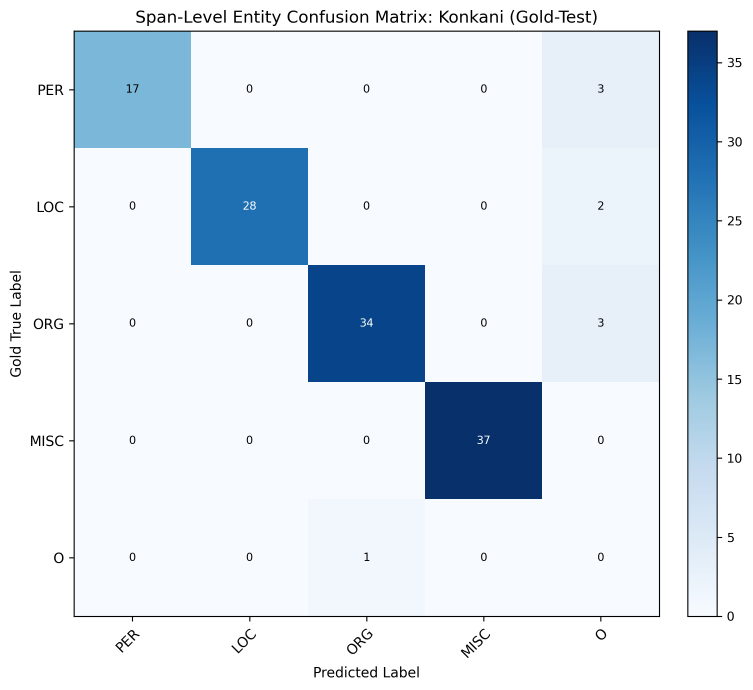
#> input picture reports/phase14_confusion_matrices/konkani_entity_matrix.png, 2257 x 2070 px, found by its file name (shown at 1/3 size)
$ python generate_publication_figures.py
#> lines starting #> are read from the running program, lines starting #| are printed output that depends on the picture
"""
Generate high-resolution publication-quality figures for Sections 7 and 8.
All numerical data is strictly derived from authoritative project artifacts:
- reports/experiment_logs/phase14_test_eval_lock.json
- reports/experiment_logs/phase15_faithfulness_four_language_raw.json
- reports/experiment_logs/target_token_attribution_audit.json
- reports/kokborok_data_sufficiency_check.md
- reports/phase14_confusion_matrices/ and reports/kokborok_confusion_matrix.png
"""

import os
import json
import numpy as np
import matplotlib.pyplot as plt
import matplotlib.ticker as ticker
from PIL import Image

# Set global matplotlib styles
plt.rcParams.update({
    'font.size': 11,
    'axes.labelsize': 12,
    'axes.titlesize': 13,
    'xtick.labelsize': 11,
    'ytick.labelsize': 11,
    'legend.fontsize': 10,
    'figure.titlesize': 14,
    'figure.dpi': 300,
    'savefig.dpi': 300,
    'font.family': 'sans-serif',
    'axes.edgecolor': '#333333',
    'axes.linewidth': 0.8,
    'grid.color': '#e0e0e0',
    'grid.linestyle': '--',
    'grid.linewidth': 0.6,
})

FIG_DIRS = ['figures', os.path.join('reports', 'figures'), os.path.join('paper', 'figures')]
for d in FIG_DIRS:
    os.makedirs(d, exist_ok=True)

def save_fig(name):
    for d in FIG_DIRS:
        png_path = os.path.join(d, f"{name}.png")
        pdf_path = os.path.join(d, f"{name}.pdf")
        plt.savefig(png_path, dpi=300, bbox_inches='tight', pad_inches=0.1, facecolor='white', edgecolor='none', transparent=False)
        plt.savefig(pdf_path, bbox_inches='tight', pad_inches=0.1, facecolor='white', edgecolor='none', transparent=False)
        im = Image.open(png_path)
        if im.mode != 'RGB':
            im.convert('RGB').save(png_path, 'PNG', optimize=True)
    plt.close()
    print(f"Saved {name}.png and {name}.pdf")

# -------------------------------------------------------------------------
# FIGURE A: Entity F1 by Language
# -------------------------------------------------------------------------
def make_figure_a():
    langs = ['Konkani', 'Assamese', 'Sinhala', 'Kokborok']
    f1_scores = [96.27, 97.87, 97.76, 82.35]
    colors = ['#1d3557', '#2a9d8f', '#e76f51', '#6b2d5c']

    fig, ax = plt.subplots(figsize=(6.5, 4.2))
    bars = ax.bar(langs, f1_scores, color=colors, width=0.55, edgecolor='#222222', linewidth=0.8, zorder=3)
    ax.set_ylabel('Entity-Level F1 Score (%)')
    ax.set_xlabel('Target Language')
    ax.set_ylim(0, 110)
    ax.set_yticks(np.arange(0, 101, 20))
    ax.grid(axis='y', zorder=0)

    for bar, val in zip(bars, f1_scores):
        ax.text(bar.get_x() + bar.get_width() / 2, val + 2.0, f"{val:.2f}%",
                ha='center', va='bottom', fontweight='bold', fontsize=10.5, color='#111111')

    plt.title('Official Gold-Test Entity-Level F1 Performance by Language', pad=12, fontweight='bold')
    plt.tight_layout()
    save_fig('fig_a_entity_f1')

# -------------------------------------------------------------------------
# FIGURE B: Precision, Recall, and F1 by Language
# -------------------------------------------------------------------------
def make_figure_b():
    langs = ['Konkani', 'Assamese', 'Sinhala', 'Kokborok']
    precision = [99.15, 95.83, 96.32, 77.78]
    recall = [93.55, 100.00, 99.24, 87.50]
    f1 = [96.27, 97.87, 97.76, 82.35]

    x = np.arange(len(langs))
    width = 0.24

    fig, ax = plt.subplots(figsize=(8.0, 4.5))
    rects1 = ax.bar(x - width, precision, width, label='Precision', color='#3a86ff', edgecolor='#222222', linewidth=0.7, zorder=3)
    rects2 = ax.bar(x, recall, width, label='Recall', color='#ffbe0b', edgecolor='#222222', linewidth=0.7, zorder=3)
    rects3 = ax.bar(x + width, f1, width, label='Entity F1', color='#38b000', edgecolor='#222222', linewidth=0.7, zorder=3)

    ax.set_ylabel('Score (%)')
    ax.set_xlabel('Target Language')
    ax.set_xticks(x)
    ax.set_xticklabels(langs, fontweight='medium')
    ax.set_ylim(0, 115)
    ax.set_yticks(np.arange(0, 101, 20))
    ax.legend(frameon=True, facecolor='#ffffff', edgecolor='#cccccc', loc='lower right')
    ax.grid(axis='y', zorder=0)

    for rects in [rects1, rects2, rects3]:
        for r in rects:
            h = r.get_height()
            ax.text(r.get_x() + r.get_width() / 2, h + 1.5, f"{h:.1f}",
                    ha='center', va='bottom', fontsize=8.5, rotation=0)

    plt.title('Precision, Recall, and Entity F1 across Locked Gold-Test Splits', pad=12, fontweight='bold')
    plt.tight_layout()
    save_fig('fig_b_precision_recall_f1')

# -------------------------------------------------------------------------
# FIGURE C: Final Model vs Joint Baseline
# -------------------------------------------------------------------------
def make_figure_c():
    langs = ['Konkani', 'Assamese', 'Sinhala']
    joint_f1 = [95.87, 97.86, 97.04]
    final_f1 = [96.27, 97.87, 97.76]
    deltas = [f1 - j for f1, j in zip(final_f1, joint_f1)]

    x = np.arange(len(langs))
    width = 0.32

    fig, ax = plt.subplots(figsize=(6.8, 4.5))
    rects1 = ax.bar(x - width/2, joint_f1, width, label='Joint Baseline', color='#8d99ae', edgecolor='#222222', linewidth=0.7, zorder=3)
    rects2 = ax.bar(x + width/2, final_f1, width, label='Final Model', color='#2b2d42', edgecolor='#222222', linewidth=0.7, zorder=3)

    ax.set_ylabel('Entity F1 (%)')
    ax.set_xlabel('Target Language')
    ax.set_xticks(x)
    ax.set_xticklabels(langs, fontweight='medium')
    ax.set_ylim(0, 115)
    ax.set_yticks(np.arange(0, 101, 20))
    ax.legend(frameon=True, facecolor='#ffffff', edgecolor='#cccccc', loc='lower right')
    ax.grid(axis='y', zorder=0)

    for i, (r1, r2, d) in enumerate(zip(rects1, rects2, deltas)):
        ax.text(r1.get_x() + r1.get_width()/2, r1.get_height() + 1.8, f"{r1.get_height():.2f}%", ha='center', va='bottom', fontsize=8.5)
        ax.text(r2.get_x() + r2.get_width()/2, r2.get_height() + 1.8, f"{r2.get_height():.2f}%", ha='center', va='bottom', fontsize=8.5, fontweight='bold')
        ax.annotate(f"$\\Delta$ = +{d:.2f} pp", xy=(x[i], max(r1.get_height(), r2.get_height()) + 7.5),
                    ha='center', va='bottom', fontsize=9.0, fontweight='bold', color='#1d3557')

    plt.title('Final Model vs. Multilingual Joint Baseline (Verified Cohort)', pad=12, fontweight='bold')
    plt.tight_layout()
    save_fig('fig_c_final_vs_joint_baseline')

# -------------------------------------------------------------------------
# FIGURE D: Actual Attribution Heatmap (Gold-Dev Output)
# -------------------------------------------------------------------------
def make_figure_d():
    tokens = ['Lunglei', 'song', 'advent', 'Christmas\n[Target: B-MISC]', 'khlaina', 'thangwi', 'tongo']
    # Actual model values on this Gold-Dev instance:
    raw_attn = [0.1463, 0.2035, 0.1423, 0.0060, 0.1394, 0.1567, 0.2058]
    grad_attn = [0.2030, 0.1818, 0.1861, 0.0337, 0.1376, 0.1411, 0.1168]
    matrix = np.array([raw_attn, grad_attn])

    fig, ax = plt.subplots(figsize=(9.2, 3.2))
    cax = ax.imshow(matrix, cmap='YlOrRd', aspect='auto', vmin=0.0, vmax=0.22)

    ax.set_xticks(np.arange(len(tokens)))
    ax.set_xticklabels(tokens, fontsize=10.5)
    ax.set_yticks([0, 1])
    ax.set_yticklabels(['Raw Attention', 'Gradient × Attention'], fontsize=11, fontweight='medium')

    # Add numeric annotations inside cells
    for i in range(2):
        for j in range(len(tokens)):
            val = matrix[i, j]
            text_color = '#ffffff' if val > 0.15 else '#000000'
            weight = 'bold' if j == 3 else 'normal'
            ax.text(j, i, f"{val:.4f}", ha='center', va='center', color=text_color, fontsize=10, fontweight=weight)

    cbar = fig.colorbar(cax, orientation='vertical', fraction=0.03, pad=0.04)
    cbar.set_label('Attribution Weight / Magnitude', fontsize=10.5)

    plt.title('Attribution Distribution on Gold-Dev Instance (Target: Christmas, B-MISC)', pad=12, fontweight='bold')
    plt.tight_layout()
    save_fig('fig_d_attribution_heatmap')

# -------------------------------------------------------------------------
# FIGURE E: Target-Token Near-Zero Attribution Distribution
# -------------------------------------------------------------------------
def make_figure_e():
    langs = ['Konkani\n(N=125)', 'Assamese\n(N=139)', 'Sinhala\n(N=131)']
    grad_near = [92.80, 98.56, 98.47]
    raw_near = [93.60, 98.56, 99.24]

    x = np.arange(len(langs))
    width = 0.32

    fig, ax = plt.subplots(figsize=(7.0, 4.4))
    rects1 = ax.bar(x - width/2, grad_near, width, label='Gradient × Attention', color='#0077b6', edgecolor='#222222', linewidth=0.7, zorder=3)
    rects2 = ax.bar(x + width/2, raw_near, width, label='Raw Attention', color='#f77f00', edgecolor='#222222', linewidth=0.7, zorder=3)

    ax.set_ylabel(r'Target Tokens with Attr. $\leq 0.001$ (%)', labelpad=8)
    ax.set_xlabel('Target Language Cohort (Gold-Dev Entity Audit)', labelpad=8)
    ax.set_xticks(x)
    ax.set_xticklabels(langs, fontweight='medium')
    ax.set_ylim(0, 115)
    ax.set_yticks(np.arange(0, 101, 20))
    ax.legend(frameon=True, facecolor='#ffffff', edgecolor='#cccccc', loc='lower right')
    ax.grid(axis='y', zorder=0)

    for rects in [rects1, rects2]:
        for r in rects:
            h = r.get_height()
            ax.text(r.get_x() + r.get_width() / 2, h + 2.0, f"{h:.2f}%",
                    ha='center', va='bottom', fontsize=9.0, fontweight='bold')

    plt.title(r'Target-Token Attribution Sparsity ($\leq 0.001$)', pad=14, fontweight='bold')
    plt.tight_layout()
    save_fig('fig_e_target_token_near_zero')

# -------------------------------------------------------------------------
# FIGURE F: Target-Token Mean Rank Distribution
# -------------------------------------------------------------------------
def make_figure_f():
    langs = ['Konkani\n(N=125)', 'Assamese\n(N=139)', 'Sinhala\n(N=131)']
    grad_rank = [16.94, 17.17, 20.57]
    raw_rank = [17.26, 17.30, 20.63]

    x = np.arange(len(langs))
    width = 0.32

    fig, ax = plt.subplots(figsize=(7.0, 4.4))
    rects1 = ax.bar(x - width/2, grad_rank, width, label='Gradient × Attention', color='#457b9d', edgecolor='#222222', linewidth=0.7, zorder=3)
    rects2 = ax.bar(x + width/2, raw_rank, width, label='Raw Attention', color='#e63946', edgecolor='#222222', linewidth=0.7, zorder=3)

    ax.set_ylabel('Mean Rank of Target Entity Token', labelpad=8)
    ax.set_xlabel('Target Language Cohort (Gold-Dev Entity Audit)', labelpad=8)
    ax.set_xticks(x)
    ax.set_xticklabels(langs, fontweight='medium')
    ax.set_ylim(0, 26)
    ax.set_yticks(np.arange(0, 26, 5))
    ax.legend(frameon=True, facecolor='#ffffff', edgecolor='#cccccc', loc='upper left')
    ax.grid(axis='y', zorder=0)

    for rects in [rects1, rects2]:
        for r in rects:
            h = r.get_height()
            ax.text(r.get_x() + r.get_width() / 2, h + 0.5, f"Rank {h:.2f}",
                    ha='center', va='bottom', fontsize=9)

    plt.title('Mean Target-Token Rank under Contextual Attribution Ordering', pad=14, fontweight='bold')
    plt.tight_layout()
    save_fig('fig_f_target_token_rank')

# -------------------------------------------------------------------------
# FIGURE G: Faithfulness Line Graph
# -------------------------------------------------------------------------
def make_figure_g():
    # [13 lines of commented-out code are left out]

    ks = [1, 2, 3]
    fig, axes = plt.subplots(1, 4, figsize=(13.0, 3.8), sharey=True)

    data = {
        'Konkani (N=100)': {
            'Raw': [0.0363, 0.0412, 0.0316],
            'Grad': [0.0190, 0.0250, 0.0127],
        },
        'Assamese (N=100)': {
            'Raw': [-0.0135, -0.0150, -0.0130],
            'Grad': [-0.0232, -0.0220, -0.0143],
        },
        'Sinhala (N=100)': {
            'Raw': [0.0107, -0.0011, 0.0029],
            'Grad': [0.0058, -0.0080, -0.0051],
        },
        'Kokborok (N=17)': {
            'Raw': [-0.0132, -0.0198, -0.0381],
            'Grad': [-0.0141, -0.0365, -0.0539],
        },
    }

    for idx, (lang, methods) in enumerate(data.items()):
        ax = axes[idx]
        ax.axhline(0, color='#888888', linestyle=':', linewidth=1.0, zorder=1)
        ax.plot(ks, methods['Raw'], marker='o', linewidth=2.0, color='#2a9d8f', label='Raw Attention', zorder=3)
        ax.plot(ks, methods['Grad'], marker='s', linewidth=2.0, color='#e76f51', linestyle='--', label='Gradient × Attn', zorder=3)

        ax.set_title(lang, fontsize=11, fontweight='bold')
        ax.set_xlabel('Context Erasure Size ($k$)')
        ax.set_xticks([1, 2, 3])
        ax.set_xticklabels(['$k=1$', '$k=2$', '$k=3$'])
        ax.grid(True, zorder=0)

        if idx == 0:
            ax.set_ylabel(r'Faithfulness Gap ($\Delta_k = \Delta_{\mathrm{top}} - \Delta_{\mathrm{rand}}$)')
            ax.legend(frameon=True, facecolor='#ffffff', edgecolor='#cccccc', fontsize=9.5, loc='upper right')

    axes[0].set_ylim(-0.065, 0.055)
    plt.suptitle(r'Empirical Faithfulness Gap Across Context Erasure Levels $k \in \{1, 2, 3\}$ (Phase 15)', y=1.03, fontweight='bold', fontsize=13)
    plt.tight_layout()
    save_fig('fig_g_faithfulness_line')

# -------------------------------------------------------------------------
# FIGURE H: Faithfulness Heatmap
# -------------------------------------------------------------------------
def make_figure_h():
    langs = ['Konkani', 'Assamese', 'Sinhala', 'Kokborok']
    raw_matrix = np.array([
        [0.0363, 0.0412, 0.0316],
        [-0.0135, -0.0150, -0.0130],
        [0.0107, -0.0011, 0.0029],
        [-0.0132, -0.0198, -0.0381]
    ])
    grad_matrix = np.array([
        [0.0190, 0.0250, 0.0127],
        [-0.0232, -0.0220, -0.0143],
        [0.0058, -0.0080, -0.0051],
        [-0.0141, -0.0365, -0.0539]
    ])

    fig, (ax1, ax2) = plt.subplots(1, 2, figsize=(10.5, 4.0), sharey=True)

    cax1 = ax1.imshow(raw_matrix, cmap='coolwarm', vmin=-0.06, vmax=0.06, aspect='auto')
    ax1.set_title('Raw Attention Faithfulness Gap', fontweight='bold', pad=10)
    ax1.set_xticks([0, 1, 2])
    ax1.set_xticklabels(['$k=1$', '$k=2$', '$k=3$'])
    ax1.set_yticks(range(4))
    ax1.set_yticklabels(langs, fontweight='medium')

    for i in range(4):
        for j in range(3):
            val = raw_matrix[i, j]
            color = '#ffffff' if abs(val) > 0.035 else '#000000'
            sign = '+' if val > 0 else ''
            ax1.text(j, i, f"{sign}{val:.4f}", ha='center', va='center', color=color, fontsize=10, fontweight='bold')

    cax2 = ax2.imshow(grad_matrix, cmap='coolwarm', vmin=-0.06, vmax=0.06, aspect='auto')
    ax2.set_title('Gradient × Attention Faithfulness Gap', fontweight='bold', pad=10)
    ax2.set_xticks([0, 1, 2])
    ax2.set_xticklabels(['$k=1$', '$k=2$', '$k=3$'])

    for i in range(4):
        for j in range(3):
            val = grad_matrix[i, j]
            color = '#ffffff' if abs(val) > 0.035 else '#000000'
            sign = '+' if val > 0 else ''
            ax2.text(j, i, f"{sign}{val:.4f}", ha='center', va='center', color=color, fontsize=10, fontweight='bold')

    fig.subplots_adjust(right=0.88)
    cbar_ax = fig.add_axes([0.90, 0.18, 0.02, 0.65])
    cbar = fig.colorbar(cax2, cax=cbar_ax)
    cbar.set_label(r'Faithfulness Gap ($\Delta_k$)', fontsize=10.5)

    plt.suptitle(r'Faithfulness Gap Comparison (Language × Erasure Size $k$)', y=1.02, fontweight='bold', fontsize=12.5)
    save_fig('fig_h_faithfulness_heatmap')

# -------------------------------------------------------------------------
# FIGURE I: Resource & Entity Density Characteristics
# -------------------------------------------------------------------------
def make_figure_i():
    langs = ['Konkani', 'Assamese', 'Sinhala', 'Kokborok']
    train_entities = [590, 690, 519, 30]
    train_tokens = [13710, 14649, 16541, 6711]
    density_per_k = [e / (t / 1000) for e, t in zip(train_entities, train_tokens)]

    fig, (ax1, ax2) = plt.subplots(1, 2, figsize=(10.5, 4.2))

    # Panel 1: Gold Training Entity Count
    bars1 = ax1.bar(langs, train_entities, color=['#457b9d', '#2a9d8f', '#e76f51', '#e63946'],
                    width=0.55, edgecolor='#222222', linewidth=0.8, zorder=3)
    ax1.set_ylabel('Total Gold Training Entities ($N$)')
    ax1.set_title('Gold Training Entity Annotations', fontweight='bold', pad=10)
    ax1.set_ylim(0, 780)
    ax1.grid(axis='y', zorder=0)

    for b, val in zip(bars1, train_entities):
        ax1.text(b.get_x() + b.get_width() / 2, val + 15, f"{val}",
                 ha='center', va='bottom', fontweight='bold', fontsize=10.5)

    # Panel 2: Entity Density per 1,000 Tokens
    bars2 = ax2.bar(langs, density_per_k, color=['#457b9d', '#2a9d8f', '#e76f51', '#e63946'],
                    width=0.55, edgecolor='#222222', linewidth=0.8, zorder=3)
    ax2.set_ylabel('Entity Density (Entities per 1,000 Tokens)')
    ax2.set_title('Gold Training Entity Supervision Density', fontweight='bold', pad=10)
    ax2.set_ylim(0, 55)
    ax2.grid(axis='y', zorder=0)

    for b, val in zip(bars2, density_per_k):
        ax2.text(b.get_x() + b.get_width() / 2, val + 1.0, f"{val:.1f}",
                 ha='center', va='bottom', fontweight='bold', fontsize=10.5)

    plt.suptitle('Training Resource & Entity Density Audit (Documented Gold Standard)', y=1.02, fontweight='bold', fontsize=12.5)
    plt.tight_layout()
    save_fig('fig_i_data_density')

# -------------------------------------------------------------------------
# FIGURE K: Four-Language Entity Confusion Matrix Grid
# -------------------------------------------------------------------------
def make_figure_k():
    paths = [
        ('Konkani (gom)', 'reports/phase14_confusion_matrices/konkani_entity_matrix.png'),
        ('Assamese (asm)', 'reports/phase14_confusion_matrices/assamese_entity_matrix.png'),
        ('Sinhala (sin)', 'reports/phase14_confusion_matrices/sinhala_entity_matrix.png'),
        ('Kokborok (kok)', 'reports/phase14_confusion_matrices/kokborok_entity_matrix.png'),
    ]

    fig, axes = plt.subplots(2, 2, figsize=(10.0, 8.8))
    axes = axes.flatten()

    for ax, (title, path) in zip(axes, paths):
        if os.path.exists(path):
            img = Image.open(path)
            ax.imshow(img)
            ax.set_title(title, fontweight='bold', fontsize=12, pad=6)
            ax.axis('off')
        else:
            ax.text(0.5, 0.5, f"Artifact not found:\n{path}", ha='center', va='center')
            ax.axis('off')

    plt.suptitle('Entity-Level Prediction Confusion Matrices across Locked Gold-Test Splits', y=0.99, fontweight='bold', fontsize=13.0)
    plt.tight_layout()
    save_fig('fig_k_confusion_matrices')

if __name__ == '__main__':
    print("Generating all publication figures...")
    make_figure_a()
    make_figure_b()
    make_figure_c()
    make_figure_d()
    make_figure_e()
    make_figure_f()
    make_figure_g()
#> in save_fig (call 7), `plt.savefig(png_path, dpi=300, bbox_inches='tight', pad_inches=0.1, fa..`:
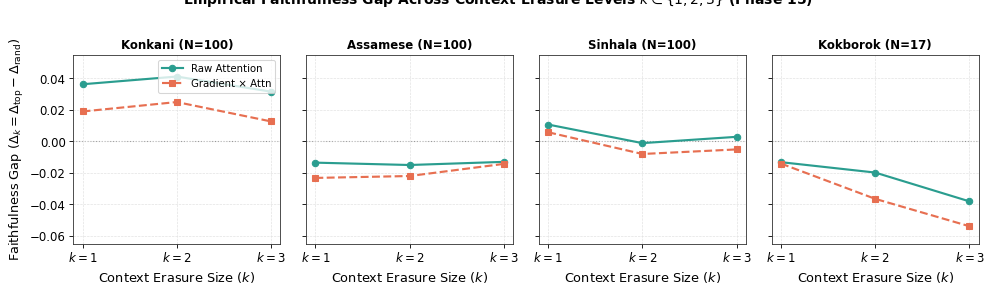
#> figure drawn by matplotlib, 4 panels
#> in save_fig (call 7), `im = Image.open(png_path)`:
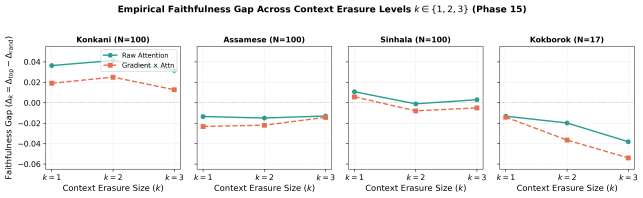
#> im: PIL image 3854x1184 RGBA (shown at 1/6 size); mean R, G, B, A 244.8, 244.8, 244.5, 255
    make_figure_h()
#> in save_fig (call 8), `plt.savefig(png_path, dpi=300, bbox_inches='tight', pad_inches=0.1, fa..`:
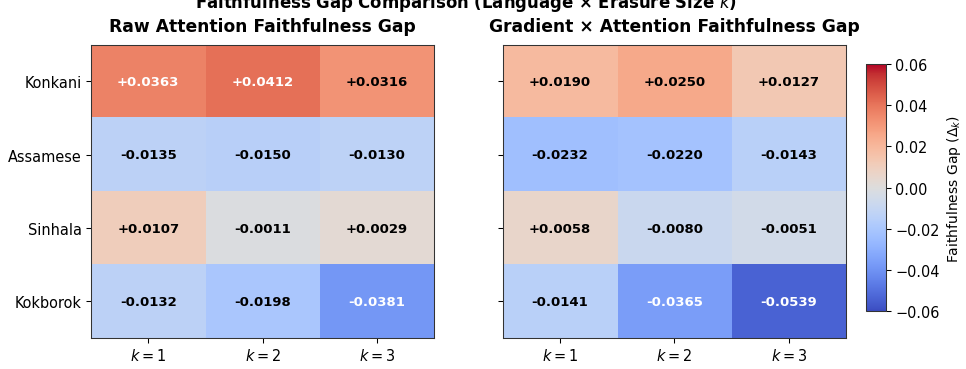
#> figure drawn by matplotlib, 3 panels
#> in save_fig (call 8), `im = Image.open(png_path)`:
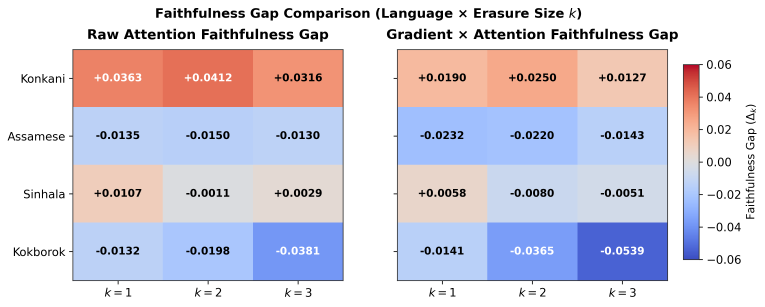
#> im: PIL image 3059x1226 RGBA (shown at 1/4 size); mean R, G, B, A 212.6, 207.7, 219.9, 255
    make_figure_i()
#> in save_fig (call 9), `plt.savefig(png_path, dpi=300, bbox_inches='tight', pad_inches=0.1, fa..`:
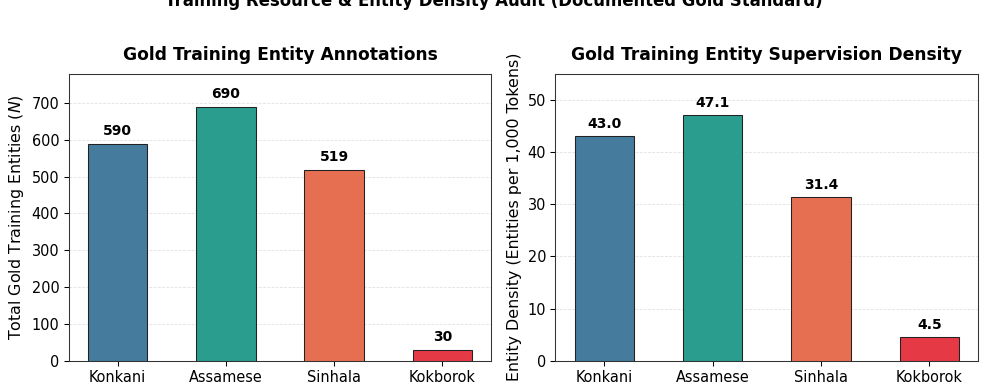
#> figure drawn by matplotlib, 2 panels; panel 1: tallest bar 690 high, from x = 0.725 to 1.27; panel 2: tallest bar 47.1 high, from x = 0.725 to 1.27
#> in save_fig (call 9), `im = Image.open(png_path)`:
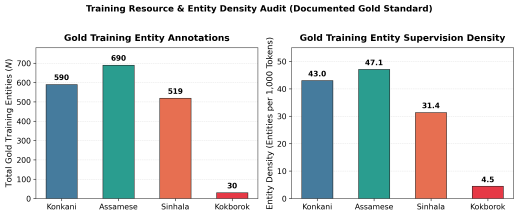
#> im: PIL image 3111x1295 RGBA (shown at 1/6 size); mean R, G, B, A 215.1, 219.9, 219.6, 255
    make_figure_k()
#> in make_figure_k, img is the input picture: PIL image 2257x2070 RGBA; mean R, G, B, A 218.7, 229.2, 239.1, 255
#> in save_fig (call 10), `plt.savefig(png_path, dpi=300, bbox_inches='tight', pad_inches=0.1, fa..`:
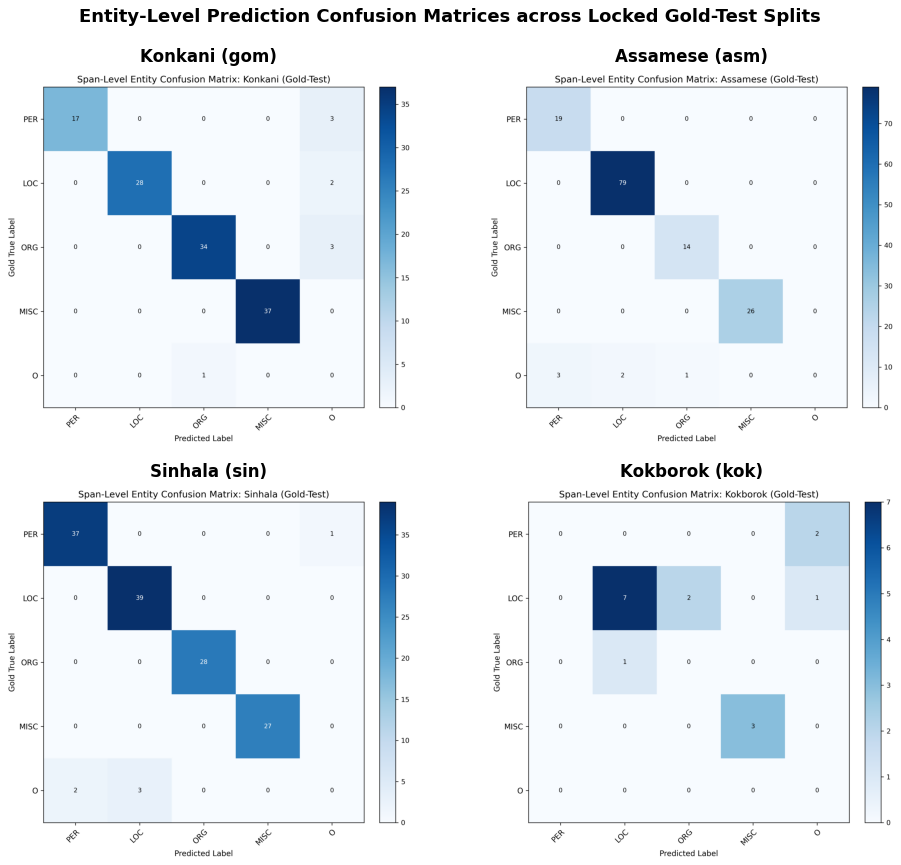
#> figure drawn by matplotlib, 4 panels
#> (the run stopped early here; a loop or call above may not have finished)
